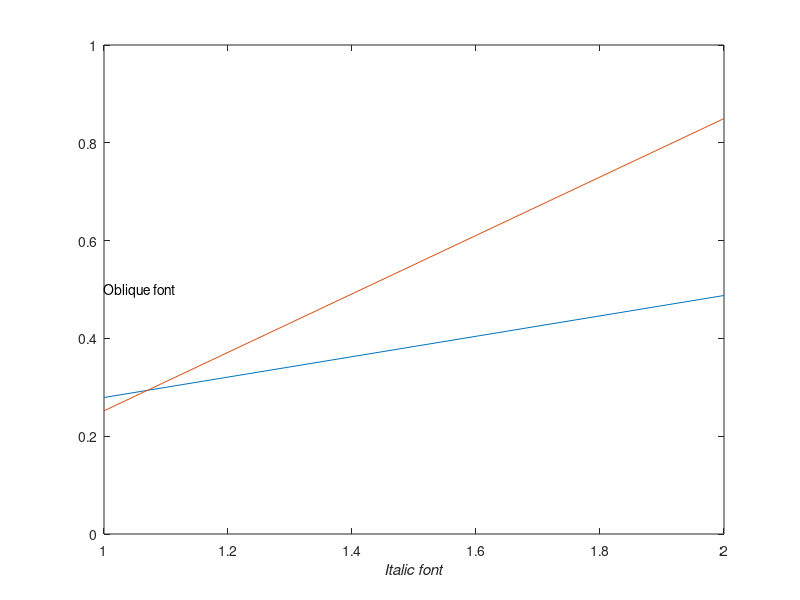

Reproduce this figure in MATLAB. (Note: this script raises an error after producing the figure.)
%% Preamble -- not to appear in userguide
hfig = figure;
set(hfig,'units','centimeters','NumberTitle','off','Name','ex06');
pos = get(hfig,'position');
set(hfig,'position',[pos(1:2),4,3]);
%% Everything below appears in userguide
plot(rand(2));
axis([1 2 0 1]);
xlabel('Italic font','FontAngle','italic');
ht = text(1,0.5,'Oblique font');
set(ht,'FontAngle','oblique');
%% The following is excluded from userguide
matlabfrag('graphics/ex06');